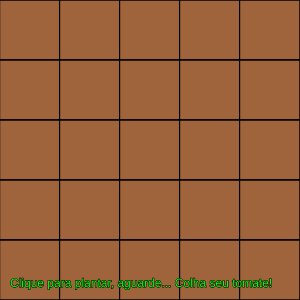
Frame 1 (no input)
Frame 60 (no input): identical to frame 1, image omitted
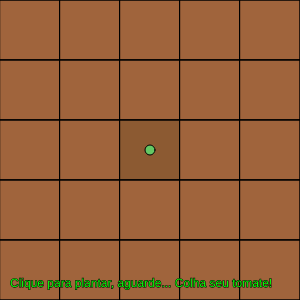
Frame 120 (the mouse pressed at the canvas centre since frame 60)

The p5.js sketch that drew these frames (run headless with seeded random() and noise() and a simulated clock; from frame 60 on, the mouse is pressed at the canvas centre):

// p5.js sketch
// ── sketch.js
let tileSize = 60;
let rows = 5;
let cols = 5;
let farm = [];

function setup() {
  
  createCanvas(cols * tileSize, rows * tileSize); // quadriculado
  for (let y = 0; y < rows; y++) {
    farm[y] = [];
    for (let x = 0; x < cols; x++) {
      farm[y][x] = {
        stage: 0,     // 0: vazio, 1: plantado, 2: crescendo, 3: pronto
        timer: 0
      };
    }
  }
}

function draw() {
  
  background(120, 200, 120);

  for (let y = 0; y < rows; y++) {
    for (let x = 0; x < cols; x++) {
      let tile = farm[y][x];
      let px = x * tileSize;
      let py = y * tileSize;

      // Fundo da plantação
      fill(getSoilColor(tile.stage));
      rect(px, py, tileSize, tileSize);

      // Planta (baseado no estágio)
      if (tile.stage === 1) {
        fill(100, 200, 100);
        ellipse(px + tileSize / 2, py + tileSize / 2, 10);
      } else if (tile.stage === 2) {
        fill("rgb(191,236,10)");
        ellipse(px + tileSize / 2, py + tileSize / 2, 20);
      } else if (tile.stage === 3) {
        fill("red");
        ellipse(px + tileSize / 2, py + tileSize / 2, 30);
      }

      // Crescimento automático
      if (tile.stage > 0 && tile.stage < 3) {
        tile.timer++;
        if (tile.timer > 120) { // após 2 segundos (120 frames)
          tile.stage++;
          tile.timer = 0;
        }
      }

      // Grade
      stroke(0);
      noFill();
      rect(px, py, tileSize, tileSize);
    }
  }
   drawInstructions(); // 👈 chamada no final do draw()

}

function mousePressed() {
  let x = floor(mouseX / tileSize);
  let y = floor(mouseY / tileSize);
  if (x >= 0 && x < cols && y >= 0 && y < rows) {
    let tile = farm[y][x];

    if (tile.stage === 0) {
      // Planta uma semente
      tile.stage = 1;
      tile.timer = 0;
    } else if (tile.stage === 3) {
      // Colhe a planta
      tile.stage = 0;
      tile.timer = 0;
      

    }
  }
 
}
function getSoilColor(stage) {
  if (stage === 0) return color(160, 100, 60);       // seco
  if (stage === 1) return color(140, 90, 50);        // recém plantado
  if (stage === 2) return color(120, 80, 40);        // úmido
  return color(100, 60, 30);   // animação da Terra ; seca - recém plantada - úmida
}


function drawInstructions() {
  fill("rgb(11,255,11)");
  textSize(12);
  textAlign(LEFT, BOTTOM);
  text("Clique para plantar, aguarde... Colha seu tomate!", 10, height - 10); // Intruções para o jogador
}
